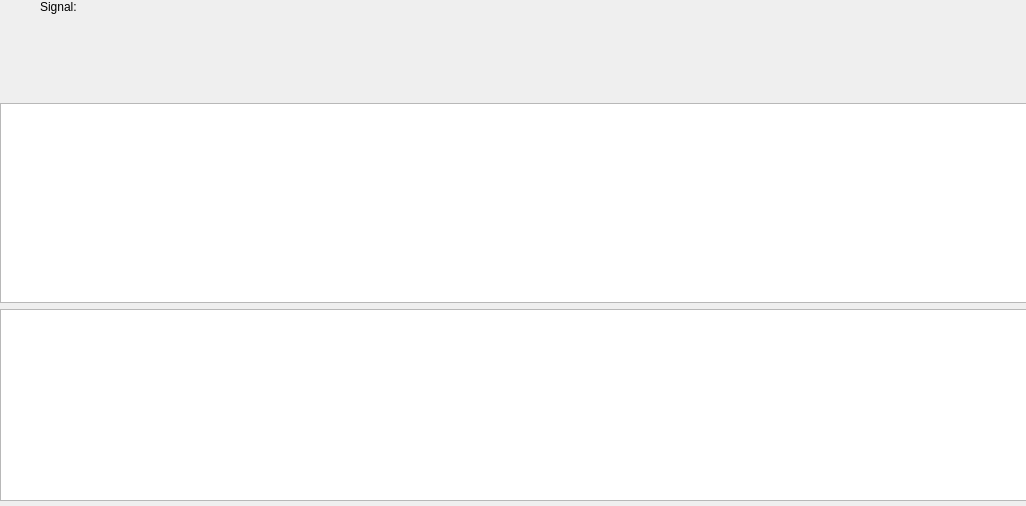
<?xml version="1.0" encoding="UTF-8"?>
<ui version="4.0">
 <class>StandardFace</class>
 <widget class="QWidget" name="StandardFace">
  <property name="geometry">
   <rect>
    <x>0</x>
    <y>0</y>
    <width>1026</width>
    <height>506</height>
   </rect>
  </property>
  <property name="windowTitle">
   <string>Widget</string>
  </property>
  <widget class="QWidget" name="dummyPanadapterPropertyWidget" native="true">
   <property name="geometry">
    <rect>
     <x>0</x>
     <y>0</y>
     <width>0</width>
     <height>0</height>
    </rect>
   </property>
   <property name="maximumSize">
    <size>
     <width>0</width>
     <height>0</height>
    </size>
   </property>
  </widget>
  <widget class="QWidget" name="gridLayoutWidget">
   <property name="geometry">
    <rect>
     <x>0</x>
     <y>0</y>
     <width>1031</width>
     <height>501</height>
    </rect>
   </property>
   <layout class="QGridLayout" name="gridLayout" rowstretch="0,0,0,0">
    <item row="3" column="0" colspan="2">
     <widget class="QChartView" name="timeseriesView">
      <property name="sizePolicy">
       <sizepolicy hsizetype="Expanding" vsizetype="Fixed">
        <horstretch>0</horstretch>
        <verstretch>0</verstretch>
       </sizepolicy>
      </property>
      <property name="minimumSize">
       <size>
        <width>350</width>
        <height>100</height>
       </size>
      </property>
      <property name="acceptDrops">
       <bool>false</bool>
      </property>
     </widget>
    </item>
    <item row="2" column="0" colspan="2">
     <widget class="QChartView" name="panadapterView">
      <property name="sizePolicy">
       <sizepolicy hsizetype="Minimum" vsizetype="Fixed">
        <horstretch>0</horstretch>
        <verstretch>0</verstretch>
       </sizepolicy>
      </property>
      <property name="minimumSize">
       <size>
        <width>700</width>
        <height>200</height>
       </size>
      </property>
     </widget>
    </item>
    <item row="1" column="0" colspan="2">
     <widget class="QWidget" name="frequencyReadoutHost" native="true">
      <property name="sizePolicy">
       <sizepolicy hsizetype="Preferred" vsizetype="Expanding">
        <horstretch>0</horstretch>
        <verstretch>1</verstretch>
       </sizepolicy>
      </property>
      <property name="maximumSize">
       <size>
        <width>16777215</width>
        <height>150</height>
       </size>
      </property>
      <layout class="QHBoxLayout" name="frequencyReadoutHostLayout" stretch="0,1,0">
       <property name="spacing">
        <number>0</number>
       </property>
       <property name="leftMargin">
        <number>0</number>
       </property>
       <property name="topMargin">
        <number>0</number>
       </property>
       <property name="rightMargin">
        <number>0</number>
       </property>
       <property name="bottomMargin">
        <number>0</number>
       </property>
       <item>
        <spacer name="frequencyReadoutLeftSpacer">
         <property name="orientation">
          <enum>Qt::Horizontal</enum>
         </property>
         <property name="sizeType">
          <enum>QSizePolicy::Minimum</enum>
         </property>
         <property name="sizeHint" stdset="0">
          <size>
           <width>40</width>
           <height>20</height>
          </size>
         </property>
        </spacer>
       </item>
       <item>
        <widget class="QWidget" name="frequencyReadoutSlot" native="true">
         <property name="sizePolicy">
          <sizepolicy hsizetype="Preferred" vsizetype="Preferred">
           <horstretch>0</horstretch>
           <verstretch>1</verstretch>
          </sizepolicy>
         </property>
         <property name="maximumSize">
          <size>
           <width>16777215</width>
           <height>16777215</height>
          </size>
         </property>
        </widget>
       </item>
       <item>
        <spacer name="frequencyReadoutRightSpacer">
         <property name="orientation">
          <enum>Qt::Horizontal</enum>
         </property>
         <property name="sizeType">
          <enum>QSizePolicy::Expanding</enum>
         </property>
         <property name="sizeHint" stdset="0">
          <size>
           <width>1</width>
           <height>20</height>
          </size>
         </property>
        </spacer>
       </item>
      </layout>
     </widget>
    </item>
    <item row="0" column="0">
     <layout class="QHBoxLayout" name="signalLayout" stretch="0,0,0,0">
      <property name="sizeConstraint">
       <enum>QLayout::SetDefaultConstraint</enum>
      </property>
      <item>
       <spacer name="horizontalSpacer">
        <property name="orientation">
         <enum>Qt::Horizontal</enum>
        </property>
        <property name="sizeType">
         <enum>QSizePolicy::Minimum</enum>
        </property>
        <property name="sizeHint" stdset="0">
         <size>
          <width>40</width>
          <height>20</height>
         </size>
        </property>
       </spacer>
      </item>
      <item>
       <widget class="QLabel" name="sMeterLabel">
        <property name="text">
         <string>Signal: </string>
        </property>
        <property name="alignment">
         <set>Qt::AlignRight|Qt::AlignTop|Qt::AlignTrailing</set>
        </property>
        <property name="margin">
         <number>0</number>
        </property>
        <property name="indent">
         <number>0</number>
        </property>
       </widget>
      </item>
      <item>
       <widget class="QWidget" name="sMeterSlot" native="true">
        <property name="sizePolicy">
         <sizepolicy hsizetype="Fixed" vsizetype="Fixed">
          <horstretch>0</horstretch>
          <verstretch>0</verstretch>
         </sizepolicy>
        </property>
        <property name="minimumSize">
         <size>
          <width>450</width>
          <height>30</height>
         </size>
        </property>
       </widget>
      </item>
      <item>
       <spacer name="horizontalSpacer_2">
        <property name="orientation">
         <enum>Qt::Horizontal</enum>
        </property>
        <property name="sizeHint" stdset="0">
         <size>
          <width>40</width>
          <height>20</height>
         </size>
        </property>
       </spacer>
      </item>
     </layout>
    </item>
   </layout>
  </widget>
 </widget>
 <customwidgets>
  <customwidget>
   <class>QChartView</class>
   <extends>QGraphicsView</extends>
   <header>qchartview.h</header>
  </customwidget>
 </customwidgets>
 <resources/>
 <connections/>
</ui>
